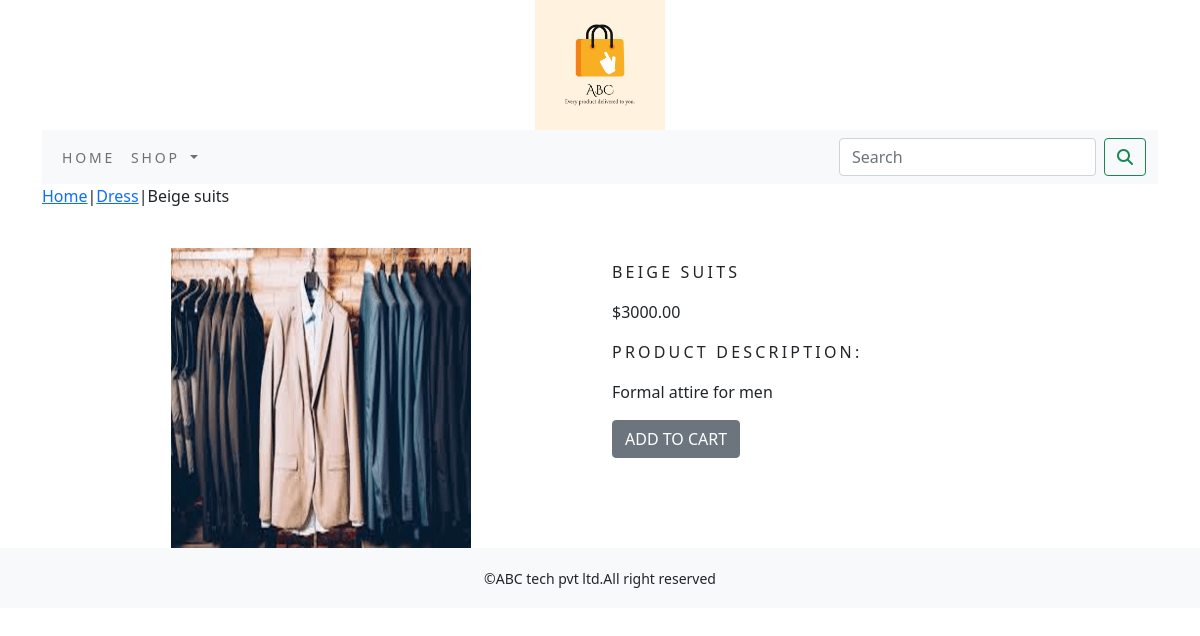
Screenshot of /shop/dress/beige-suits/ with the database file from the repository.
### shop/models.py (models this page shows, shortened)
class Product(models.Model):
    name= models.CharField(max_length=250,unique=True)
    slug = models.SlugField(max_length=250, unique=True)
    description= models.TextField(blank=True)
    price=models.DecimalField(max_digits=10,decimal_places=2)
    category=models.ForeignKey(Category,on_delete=models.CASCADE)
    image= models.ImageField(upload_to='product',blank=True)
    stock=models.IntegerField()
    available=models.BooleanField(default=True)
    created=models.DateTimeField(auto_now_add=True)
    updated=models.DateTimeField(auto_now=True)
    class Meta:
        ordering = ('name',)
        verbose_name = 'product'
        verbose_name_plural = 'products'

class Category(models.Model):
    name= models.CharField(max_length=250,unique=True)
    slug = models.SlugField(max_length=250, unique=True)
    description= models.TextField(blank=True)
    image= models.ImageField(upload_to='category',blank=True)
    class Meta:
        ordering=('name',)
        verbose_name='category'
        verbose_name_plural = 'categories'
    def get_url(self):
        return reverse('shop:products_by_category',args=[self.slug])
    def __str__(self):
        return '{}'.format(self.name)

### shop/views.py (the view)
# urls.py: path('<slug:c_slug>/<slug:product_slug>/',views.ProDetail,name='prodCatdetail'),
def ProDetail(request,c_slug,product_slug):
        try:
            product=Product.objects.get(category__slug=c_slug,slug=product_slug)
        except Exception as e:
            raise e
        return render(request,'product.html',{'product':product})

### cart/context_processors.py (called while the page is built)
def counter(request):
    item_count=0
    if 'admin' in request.path:
        return {}
    else:
        try:
            cart=Cart.objects.filter(cart_id=_cart_id(request))
            cart_items=CartItem.objects.all().filter(cart=cart[:1])
            for cart_item in cart_items:
                item_count += cart_item.quantity
        except Cart.DoesNotExist:
            item_count = 0
    return dict(item_count =item_count)

### cart/views.py (called while the page is built)
def _cart_id(request):
    cart=request.session.session_key
    if not cart:
        cart=request.session.create()
    return cart

### shop/context_processors.py (called while the page is built)
def menu_links(request) :
    links=Category.objects.all()
    return dict(links=links)

### templates/product.html (shortened to what this page needs)
{% extends 'base.html' %}
{% load static %}
{% block content %}
<div class="row my_prod_row_class">
    <div class="mx_auto">
        <a href="{% url 'shop:allProdCat' %}">Home</a>|<a href="{{product.category.get_url}}">{{product.category}}</a>|{{product.name}}</p>
    </div>
</div>
<div class="container">
<br>
<div class="row">
    <div class="col-12 col-sm-12 col-md-12 col-lg-6 text-center">
        <div style="min-width:18rem">
            <img src="{{product.image.url}}" alt="{{product.name}}">
        </div>
    </div>
    <div class="col-12 col-sm-12 col-md-12 col-lg-6">
        <div>
        <h1 class="my_prod_title">{{product.name}}</h1>
        <p>${{product.price}}</p>
        <p class="my_title">Product Description:</p>
        <p class="text-justify my_prod_text">{{product.description}}</p>
        {% if product.stock <= 0 %}
            <p class="text-justify my_prod_text"><b>OUT OF STOCK</b></p>
        {% else %}
            <a  class="btn btn-secondary" href="{% url 'cart:add_cart' product.id %}">ADD TO CART</a>
        {% endif %}
    </div>
    </div>
</div>
</div>
{% endblock %}

### static/css/custom.css (style rules this page uses)
.my_title { font-size:16px; letter-spacing:.2em; text-transform:uppercase; }
.my_prod_title { font-size:16px; letter-spacing:.2em; text-transform:uppercase; padding-top:15px; padding-bottom:10px; }
.my_prod_text { padding-right:20px; }

### rows the page displays
Product: category "Dress", name "Beige suits", image (picture), name "BEIGE SUITS", price "3000.00", description "Formal attire for men"
